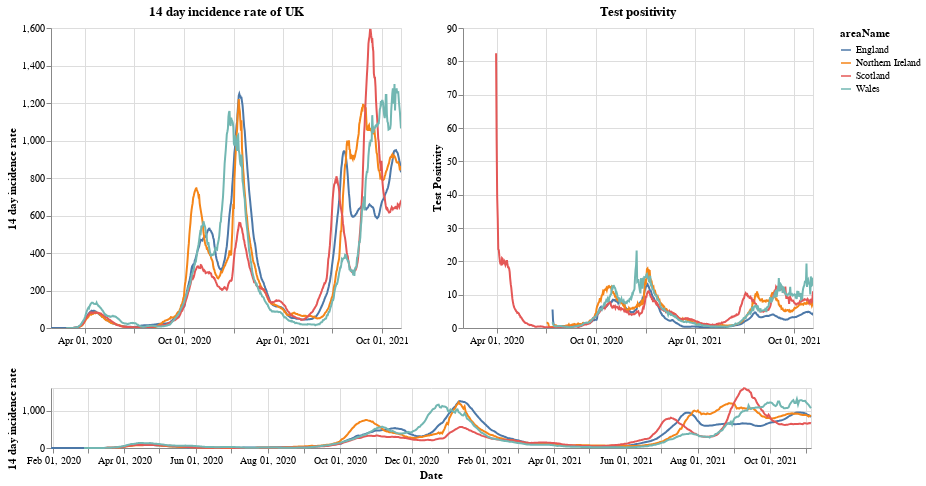

Notebook code cell kept with this figure:
### Markdown cell above
# Plots

First a plot with each country in the UK. The top right shows the positivity rate for (which is the percentage of registered tests which were positive) while the top left is the 14 day incidence rate. The bottom chart can be used to select the timeframe (does not work on a mobile device).

### Code cell
#collapse
brush = alt.selection(type='interval', name='DateBrush',encodings=['x'],fields=['Time'])
leg_selection = alt.selection_multi(fields=['areaName'], bind='legend')

base = alt.Chart(uk_cases).mark_line().encode(
    x=alt.X("yearmonthdate(date):T", axis=alt.Axis(title='Date')),
    y=alt.Y("twoWeeklyCasesRate:Q", axis=alt.Axis(title='14 day incidence rate')),
    tooltip=['areaName', 'date','twoWeeklyCasesRate', 'testPositivity'],
    color='areaName',
    opacity=alt.condition(leg_selection, alt.value(2), alt.value(0.1))
).add_selection(leg_selection).properties(width=350)

upper = base.encode(alt.X('yearmonthdate(date):T', axis=alt.Axis(title=''),
                         scale=alt.Scale(domain=brush))
                   ).properties(title=f'14 day incidence rate of UK')
upper_right = upper.encode(alt.Y('testPositivity:Q', axis=alt.Axis(title='Test Positivity'))).properties(title='Test positivity')
lower = base.properties(height=60, width = 760).add_selection(brush)

(upper | upper_right) & lower

### Figure 1 — Vega-Lite specification as saved in the notebook (floating-point values rounded to 4 significant figures; data arrays with more than 128 entries replaced by an {"elided": "..."} marker saying what was removed)
{"config": {"view": {"continuousWidth": 400, "continuousHeight": 300}}, "vconcat": [{"hconcat": [{"mark": "line", "encoding": {"color": {"type": "nominal", "field": "areaName"}, "opacity": {"condition": {"value": 2, "selection": "selector001"}, "value": 0.1}, "tooltip": [{"type": "nominal", "field": "areaName"}, {"type": "temporal", "field": "date"}, {"type": "quantitative", "field": "twoWeeklyCasesRate"}, {"type": "quantitative", "field": "testPositivity"}], "x": {"type": "temporal", "axis": {"title": ""}, "field": "date", "scale": {"domain": {"selection": "DateBrush"}}, "timeUnit": "yearmonthdate"}, "y": {"type": "quantitative", "axis": {"title": "14 day incidence rate"}, "field": "twoWeeklyCasesRate"}}, "selection": {"selector001": {"type": "multi", "fields": ["areaName"], "bind": "legend"}}, "title": "14 day incidence rate of UK", "width": 350}, {"mark": "line", "encoding": {"color": {"type": "nominal", "field": "areaName"}, "opacity": {"condition": {"value": 2, "selection": "selector001"}, "value": 0.1}, "tooltip": [{"type": "nominal", "field": "areaName"}, {"type": "temporal", "field": "date"}, {"type": "quantitative", "field": "twoWeeklyCasesRate"}, {"type": "quantitative", "field": "testPositivity"}], "x": {"type": "temporal", "axis": {"title": ""}, "field": "date", "scale": {"domain": {"selection": "DateBrush"}}, "timeUnit": "yearmonthdate"}, "y": {"type": "quantitative", "axis": {"title": "Test Positivity"}, "field": "testPositivity"}}, "selection": {"selector001": {"type": "multi", "fields": ["areaName"], "bind": "legend"}}, "title": "Test positivity", "width": 350}]}, {"mark": "line", "encoding": {"color": {"type": "nominal", "field": "areaName"}, "opacity": {"condition": {"value": 2, "selection": "selector001"}, "value": 0.1}, "tooltip": [{"type": "nominal", "field": "areaName"}, {"type": "temporal", "field": "date"}, {"type": "quantitative", "field": "twoWeeklyCasesRate"}, {"type": "quantitative", "field": "testPositivity"}], "x": {"type": "temporal", "axis": {"title": "Date"}, "field": "date", "timeUnit": "yearmonthdate"}, "y": {"type": "quantitative", "axis": {"title": "14 day incidence rate"}, "field": "twoWeeklyCasesRate"}}, "height": 60, "selection": {"selector001": {"type": "multi", "fields": ["areaName"], "bind": "legend"}, "DateBrush": {"type": "interval", "encodings": ["x"], "fields": ["Time"]}}, "width": 760}], "data": {"name": "data-1db3b3593311247ee8f0582de537f1b0"}, "$schema": "https://vega.github.io/schema/vega-lite/v4.8.1.json", "datasets": {"data-1db3b3593311247ee8f0582de537f1b0": {"elided": "2492 records"}}}
